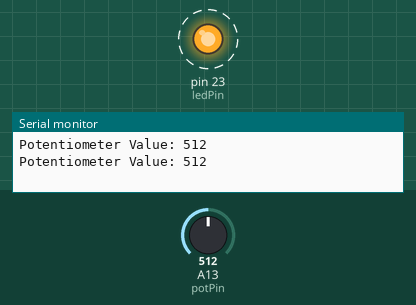
Simulated run of this sketch. Board: Arduino Mega 2560, built with avr-gcc and run on an emulated ATmega2560. Shown: output pins drawn as LEDs (lit = HIGH), the last lines printed to the serial monitor. Dashed ring = blinking. The inputs (shaded band) are chosen by the test bench; at power-on: A13 (potPin) = 512.

Above: at 0.8 s.
1.6 s: A13 (potPin) set to 0
At 2.8 s:
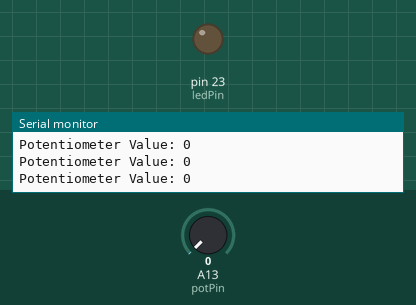
5.2 s: A13 (potPin) set to 122
At 5.44 s:
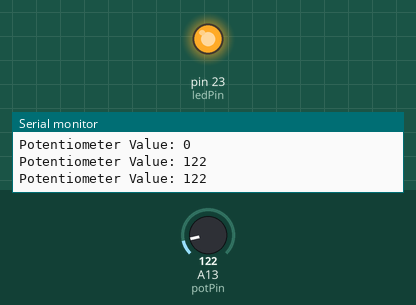
Timing chart, 0 to 14.7 s (numbered marks = the images above; inputs shaded):
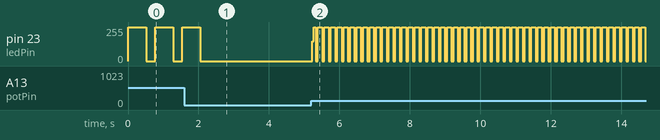

The sketch:

dynamicBlinkingBulb.ino
```cpp
// Pin Definitions
const int ledPin = 23; //2
const int potPin = 13; //32

void setup() {
  // Initialize LED output
  pinMode(ledPin, OUTPUT);

  // Initialize potentiometer input
  pinMode(potPin, INPUT);

  // Start Serial monitor
  Serial.begin(115200);
}

void loop() {
  // Read the potentiometer value (0 to 4095)
  int potValue = analogRead(potPin);
  Serial.print("Potentiometer Value: ");
  Serial.println(potValue);

  digitalWrite(ledPin, HIGH); // LED on
  //Serial.println("high");
  delay(potValue);
  digitalWrite(ledPin, LOW);  // LED off
  // delay(100);
  //Serial.println("low");
  delay(potValue/2);            // Use the same delay for turning it off

}

/*
 ____        _ _
|  _ \ _   _| | |_   _
| | | | | | | | | | | |
| |_| | |_| | | | |_| |
|____/ \__,_|_|_|\__, |
                 |___/
*/
```

Measured:
- after the input at 1.6 s, pin 23 (ledPin): goes on until 2.0 s, then stays 0/255
- after the input at 5.2 s, pin 23 (ledPin): 0/255 → 150/255 at once, then moves between 0/255 and 255/255, repeating every 0.73 s
- by itself, pin 23 (ledPin): alternates 255/255 for 0.51 s and 0/255 for 0.26 s
